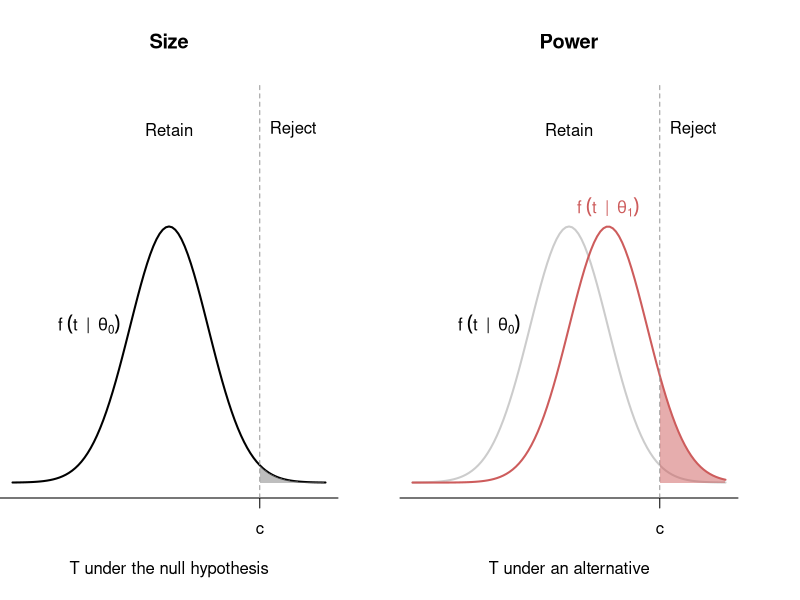
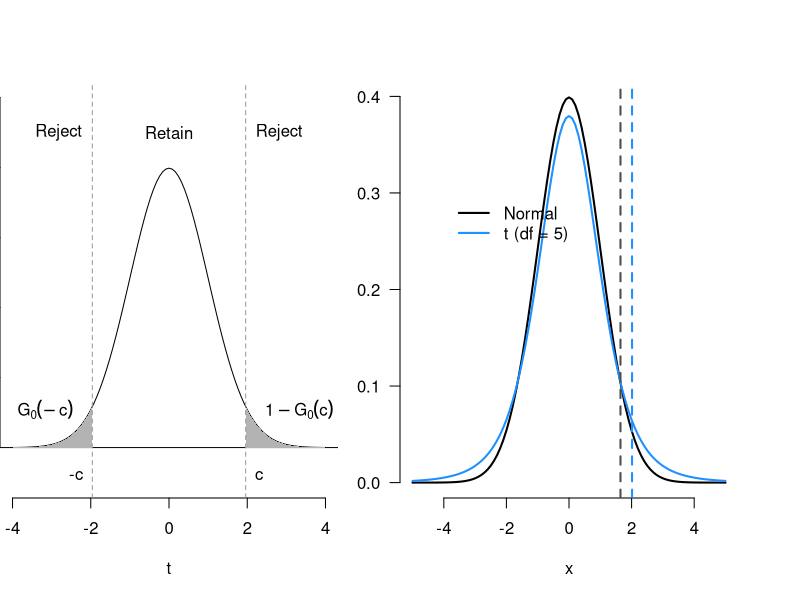

Recreate these plots in R, in order.
## ---- chunk 1
#| label: fig-size-power
#| echo: false
#| fig-cap: "Size of a test and power against an alternative."
par(mfrow = c(1, 2), mar = c(5.1, 0, 4.1, 3.1))
curve(
  dnorm(x),
  from = -4, to = 4, ylim = c(0, 0.6), bty = "n", las = 1,
  xlab = "T under the null hypothesis", ylab = "", xaxt = "n", yaxt = "n",
  col = "black", lwd = 2, main = "Size"
)
axis(
  side = 1, at = c(-10, 2.32, 10), labels = c("b", expression(c), "d"),
  line = 0
)
polygon(
  c(2.32, seq(2.32, 4, 0.01), 4),
  c(0, dnorm(seq(2.32, 4, 0.01)), 0),
  col = adjustcolor("grey50", alpha = 0.5), border = NA
)
abline(v = 2.32, lty = 2, col = "grey60")
text(x = 0, y = 0.55, "Retain")
text(x = 2.32, y = 0.55, "Reject", pos = 4)
text(x = -1, y = dnorm(-1), expression(f ~ (t ~ ~"|" ~ ~ theta[0])), pos = 2)
curve(
  dnorm(x),
  from = -4, to = 4, ylim = c(0, 0.6), bty = "n", las = 1,
  xlab = "T under an alternative", ylab = "", xaxt = "n", yaxt = "n",
  col = "grey80", lwd = 2, main = "Power"
)
axis(
  side = 1, at = c(-10, 2.32, 10), labels = c("b", expression(c), "d"),
  line = 0
)
curve(
  dnorm(x, mean = 1),
  from = -4, to = 4, col = "indianred", lwd = 2,
  add = TRUE
)
abline(v = 2.32, lty = 2, col = "grey60")
text(x = 0, y = 0.55, "Retain")
text(x = 2.32, y = 0.55, "Reject", pos = 4)
text(x = -1, y = dnorm(-1), expression(f ~ (t ~ ~"|" ~ ~ theta[0])), pos = 2)
text(
  x = 1, y = dnorm(1, mean = 1),
  expression(f ~ (t ~ ~"|" ~ ~ theta[1])), pos = 3, col = "indianred"
)
polygon(
  c(2.32, seq(2.32, 4, 0.01), 4),
  c(0, dnorm(seq(2.32, 4, 0.01), mean = 1), 0),
  col = adjustcolor("indianred", alpha = 0.5), border = NA
)
## ---- chunk 2
#| label: fig-two-sided
#| echo: false
#| fig-cap: "Rejection regions for a two-sided test along with the distribution of T under the null."
curve(
  dnorm(x),
  from = -4, to = 4, ylim = c(-.05, 0.5), bty = "n", las = 1,
  xlab = "t", ylab = expression(f(t ~ ~"|" ~ ~ theta[0]))
)
abline(h = 0)
polygon(
  c(-4, seq(-4, -1.96, 0.01), -1.96),
  c(0, dnorm(seq(-4, -1.96, 0.01)), 0),
  col = "grey70", border = NA
)
polygon(
  c(4, seq(4, 1.96, -0.01), 1.96),
  c(0, dnorm(seq(4, 1.96, -0.01)), 0),
  col = "grey70", border = NA
)
abline(v = 1.96, lty = 2, col = "grey60")
abline(v = -1.96, lty = 2, col = "grey60")
text(x = 0, y = 0.45, "Retain")
text(x = 1.96, y = 0.45, "Reject", pos = 4)
text(x = -1.96, y = 0.45, "Reject", pos = 2)
text(x = 1.94, y = -0.04, "c", pos = 4)
text(x = -1.94, y = -0.04, "-c", pos = 2)
text(x = 2.2, y = 0.05, expression(1 - G[0](c)), pos = 4)
text(x = -2.2, y = 0.05, expression(G[0](-c)), pos = 2)
## ---- chunk 3
qnorm(1 - 0.05 / 2)
## ---- chunk 4
qnorm(0.01 / 2, lower.tail = FALSE)
## ---- chunk 5
#| label: fig-shape-of-t
#| echo: false
#| fig-cap: "Normal versus t distribution. Dashed lines are the 0.95 quantile of each distribution."
curve(dnorm(x), from = -5, to = 5, lwd = 2, bty = "n", ylab = "f(x)", las = 1)
curve(dt(x, df = 5), from = -5, to = 5, add = TRUE, lwd = 2, col = "dodgerblue")
legend(x = -4, y = 0.3, legend = c("Normal", "t (df = 5)"), lwd = 2, col = c("black", "dodgerblue"), bty = "n")
abline(v = qnorm(1 - 0.05), col = "grey30", lty = 2, lwd = 2)
abline(v = qt(1 - 0.05, df = 5), col = "dodgerblue", lty = 2, lwd = 2)
